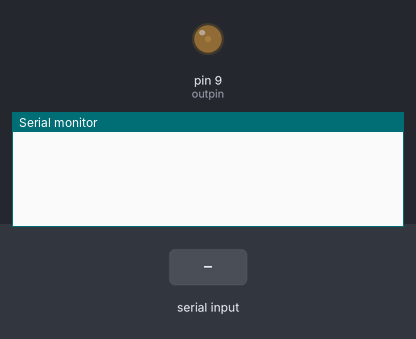
The sketch below on a simulated Arduino Uno, built with avr-gcc and run on an emulated ATmega328P. Shown: output pins drawn as LEDs (lit = HIGH), the last lines printed to the serial monitor. The inputs (shaded band) are chosen by the test bench.

Above: at 3.2 s.
3.3 s: "PERIOD?\n" received over Serial
At 4.1 s:
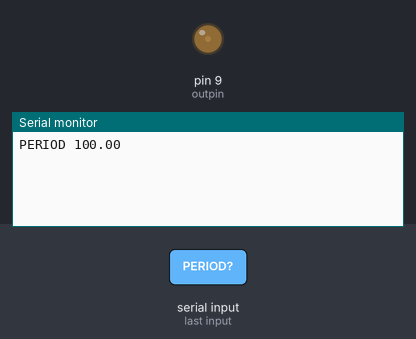
4.8 s: "WIDTH?\n" received over Serial
At 5.2 s:
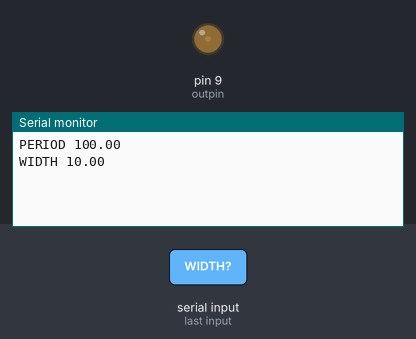

Measured:
- after the input at 3.3 s, the serial monitor: prints a new line at once (image 1)
- after the input at 4.8 s, the serial monitor: prints a new line at once (image 2)

The sketch:

PulseGeneratorPWM.ino
```cpp
//Pulse Generator using PWM, V. Ziemann, 221021
#include <TimerOne.h>
const int outpin = 9;
float period=100, width=10; // in microseconds

void setup() {
  Serial.begin(9600); delay(2000);
  Timer1.initialize((long)period);
  Timer1.pwm(outpin, (long)(width*1023/period));
}

void loop() {
  if (Serial.available()) {
    char line[30];
    Serial.readStringUntil('\n').toCharArray(line,30);
    if (strstr(line,"PERIOD ")) {
      period=atof(&line[7]);
      Timer1.setPeriod((long)period);
      Timer1.pwm(outpin, (long)(width*1023/period));
    } else if (strstr(line,"PERIOD?")) {
      Serial.print("PERIOD "); Serial.println(period);
    } else if (strstr(line,"WIDTH ")) {
      width=max(1,min(period,atof(&line[6])));
      Timer1.pwm(outpin, (long)(width*1023/period));
    } else if (strstr(line,"WIDTH?")) {
      Serial.print("WIDTH "); Serial.println(width);
    } else if (strstr(line,"START")) {
      Timer1.start();
    } else if (strstr(line,"STOP")) {
      Timer1.stop();
    }
  }
  delay(10);
}
```
